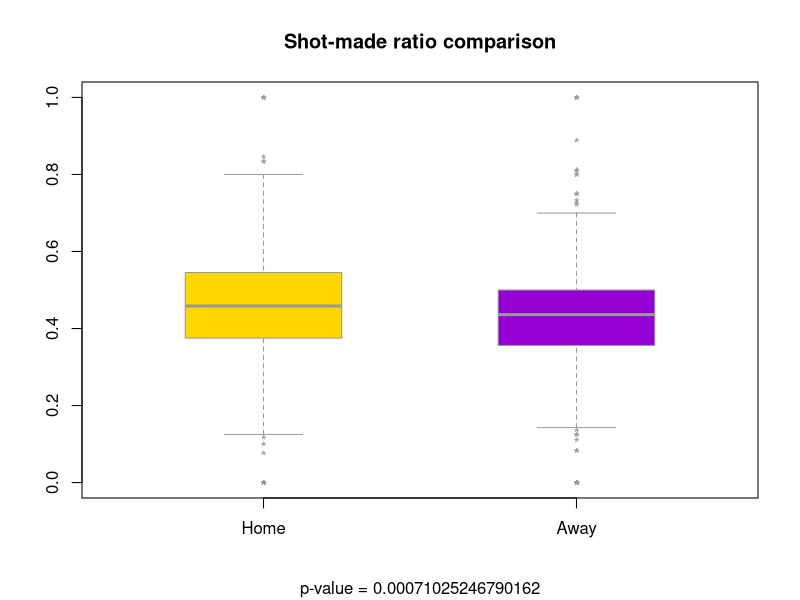

This chart was generated by the following R code:
df <- read.csv("df.csv")
df <- df[, 2:length(df[1, ])]
na.shot <- df[is.na(df$shot_made_flag), ]
df <- na.omit(df)
attach(df)

home_match <- df[df$home == 1,]
away_match <- df[df$home == 0,]
home_smf_per_game = aggregate(home_match$shot_made_flag, by = list("home_match_game_id" = home_match$game_id), FUN = mean)
away_smf_per_game = aggregate(away_match$shot_made_flag, by = list("away_match_game_id" = away_match$game_id), FUN = mean)
var.test(home_smf_per_game$x, away_smf_per_game$x)
t_test <- t.test(home_smf_per_game$x, away_smf_per_game$x, var.equal = TRUE, paired = FALSE)
boxplot(home_smf_per_game$x, away_smf_per_game$x, 
        xaxt="n", main = "Shot-made ratio comparison", 
        sub = paste0("p-value = ", t_test$p.value), 
        col = c( "gold", "darkviolet"), border = gray(0.6), 
        pch = "*", boxwex = 0.5)
axis(1, 1:2, c("Home", "Away"))
detach(df)
